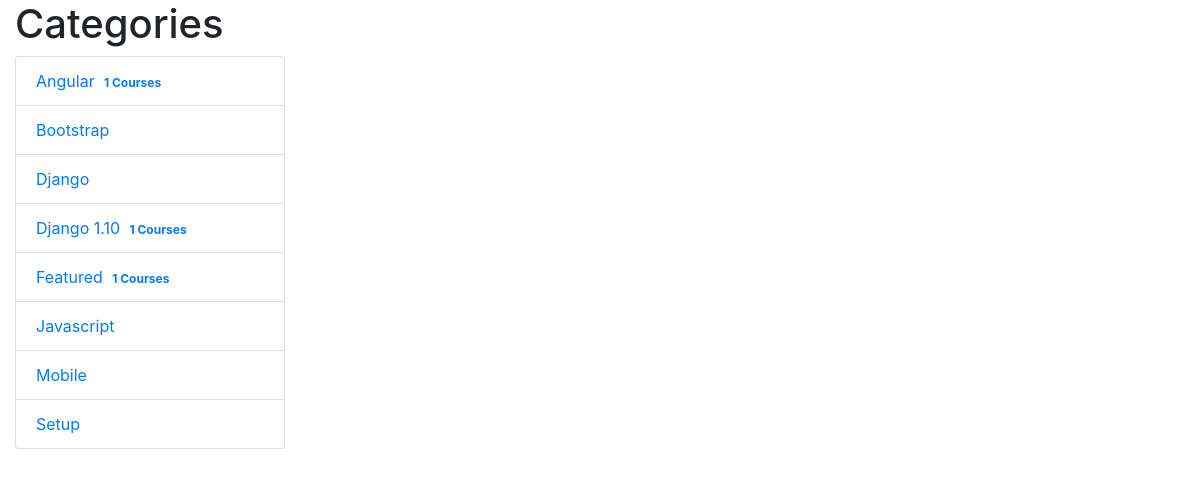
Page /categories/ on the committed database.
### categories/models.py (models this page shows, shortened)
class Category(models.Model):
    title = models.CharField(max_length=120)
    slug = models.SlugField(blank=True, unique=True)
    description = models.TextField()
    active = models.BooleanField(default=True)
    updated = models.DateTimeField(auto_now=True)
    timestamp = models.DateTimeField(auto_now_add=True)
    objects = CategoryManager()
    def get_absolute_url(self):
        return reverse("categories:detail", kwargs={"slug": self.slug})

### categories/views.py (the view)
# urls.py: path('', CategoryListView.as_view(), name='list'),
class CategoryListView(ListView):
    queryset = Category.objects.all().order_by('title')

### courses/models.py (called while the page is built)
    def active(self):
        return self.filter(active=True)

    def get_queryset(self):
        return CourseQuerySet(self.model, using=self._db)

    def all(self):
        return self.get_queryset().all().active()

### templates/categories/category_list.html
{% extends "base.html" %}
{% block content %}
<div class='row'>
    <div class='col-sm-12'>
        <h1>Categories</h1>
    </div>
    <div class='col-sm-3'>
        <div class="list-group">
            {% for item in object_list %}
                <a href="{{ item.get_absolute_url }}" class="list-group-item">
                    {{ item.title }}
                    {% if item.primary_category.all.exists %}
                    <span class="badge">{{ item.primary_category.all.count }} Courses</span>
                    {% endif %}
                </a>
            {% endfor %}
        </div>
    </div>
</div>
{% endblock %}

### rows in the picture
Category: title "Angular", primary_category.all.count "1"
Category: title "Bootstrap"
Category: title "Django"
Category: title "Django 1.10", primary_category.all.count "1"
Category: title "Featured", primary_category.all.count "1"
Category: title "Javascript"
Category: title "Mobile"
Category: title "Setup"
